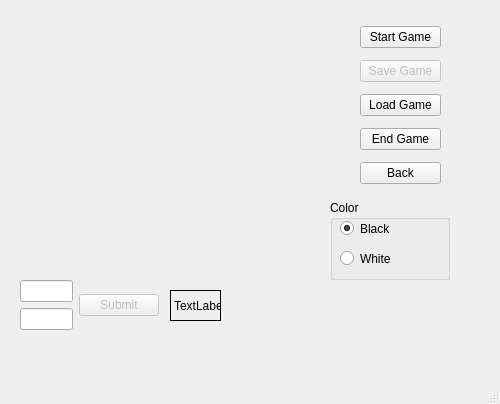
<?xml version="1.0" encoding="UTF-8"?>
<ui version="4.0">
 <class>Single_Player</class>
 <widget class="QMainWindow" name="Single_Player">
  <property name="geometry">
   <rect>
    <x>0</x>
    <y>0</y>
    <width>500</width>
    <height>404</height>
   </rect>
  </property>
  <property name="windowTitle">
   <string>MainWindow</string>
  </property>
  <property name="autoFillBackground">
   <bool>false</bool>
  </property>
  <widget class="QWidget" name="centralwidget">
   <widget class="QGroupBox" name="groupBox">
    <property name="geometry">
     <rect>
      <x>330</x>
      <y>200</y>
      <width>120</width>
      <height>80</height>
     </rect>
    </property>
    <property name="title">
     <string>Color</string>
    </property>
    <widget class="QRadioButton" name="radioButton">
     <property name="geometry">
      <rect>
       <x>10</x>
       <y>20</y>
       <width>82</width>
       <height>17</height>
      </rect>
     </property>
     <property name="text">
      <string>Black</string>
     </property>
     <property name="icon">
      <iconset>
       <normaloff>../build-Login-Desktop_Qt_5_1_0_MinGW_32bit-Debug/Black_Circle.png</normaloff>../build-Login-Desktop_Qt_5_1_0_MinGW_32bit-Debug/Black_Circle.png</iconset>
     </property>
     <property name="checked">
      <bool>true</bool>
     </property>
    </widget>
    <widget class="QRadioButton" name="radioButton_2">
     <property name="geometry">
      <rect>
       <x>10</x>
       <y>50</y>
       <width>82</width>
       <height>17</height>
      </rect>
     </property>
     <property name="text">
      <string>White</string>
     </property>
     <property name="icon">
      <iconset>
       <normaloff>../build-Login-Desktop_Qt_5_1_0_MinGW_32bit-Debug/white-circle.png</normaloff>../build-Login-Desktop_Qt_5_1_0_MinGW_32bit-Debug/white-circle.png</iconset>
     </property>
    </widget>
   </widget>
   <widget class="QLabel" name="label">
    <property name="geometry">
     <rect>
      <x>170</x>
      <y>290</y>
      <width>51</width>
      <height>31</height>
     </rect>
    </property>
    <property name="frameShape">
     <enum>QFrame::Panel</enum>
    </property>
    <property name="text">
     <string>TextLabel</string>
    </property>
   </widget>
   <widget class="QLabel" name="black_label">
    <property name="geometry">
     <rect>
      <x>250</x>
      <y>290</y>
      <width>41</width>
      <height>41</height>
     </rect>
    </property>
    <property name="text">
     <string/>
    </property>
    <property name="pixmap">
     <pixmap>../build-Login-Desktop_Qt_5_1_0_MinGW_32bit-Debug/Black_Circle.png</pixmap>
    </property>
    <property name="scaledContents">
     <bool>true</bool>
    </property>
   </widget>
   <widget class="QLabel" name="black_number">
    <property name="geometry">
     <rect>
      <x>260</x>
      <y>350</y>
      <width>46</width>
      <height>13</height>
     </rect>
    </property>
    <property name="text">
     <string/>
    </property>
   </widget>
   <widget class="QLabel" name="white_label">
    <property name="geometry">
     <rect>
      <x>310</x>
      <y>290</y>
      <width>41</width>
      <height>41</height>
     </rect>
    </property>
    <property name="text">
     <string/>
    </property>
    <property name="pixmap">
     <pixmap>../build-Login-Desktop_Qt_5_1_0_MinGW_32bit-Debug/download.png</pixmap>
    </property>
    <property name="scaledContents">
     <bool>true</bool>
    </property>
   </widget>
   <widget class="QLabel" name="white_number">
    <property name="geometry">
     <rect>
      <x>320</x>
      <y>350</y>
      <width>46</width>
      <height>13</height>
     </rect>
    </property>
    <property name="text">
     <string/>
    </property>
   </widget>
   <widget class="QWidget" name="layoutWidget">
    <property name="geometry">
     <rect>
      <x>360</x>
      <y>20</y>
      <width>81</width>
      <height>171</height>
     </rect>
    </property>
    <layout class="QVBoxLayout" name="verticalLayout">
     <item>
      <widget class="QPushButton" name="Start">
       <property name="text">
        <string>Start Game</string>
       </property>
      </widget>
     </item>
     <item>
      <widget class="QPushButton" name="Save">
       <property name="enabled">
        <bool>false</bool>
       </property>
       <property name="text">
        <string>Save Game</string>
       </property>
      </widget>
     </item>
     <item>
      <widget class="QPushButton" name="Load">
       <property name="text">
        <string>Load Game</string>
       </property>
      </widget>
     </item>
     <item>
      <widget class="QPushButton" name="End">
       <property name="text">
        <string>End Game</string>
       </property>
      </widget>
     </item>
     <item>
      <widget class="QPushButton" name="Back">
       <property name="text">
        <string>Back</string>
       </property>
      </widget>
     </item>
    </layout>
   </widget>
   <widget class="QWidget" name="layoutWidget">
    <property name="geometry">
     <rect>
      <x>20</x>
      <y>280</y>
      <width>139</width>
      <height>51</height>
     </rect>
    </property>
    <layout class="QGridLayout" name="gridLayout">
     <item row="0" column="0">
      <layout class="QVBoxLayout" name="verticalLayout_2">
       <item>
        <widget class="QLineEdit" name="x"/>
       </item>
       <item>
        <widget class="QLineEdit" name="y"/>
       </item>
      </layout>
     </item>
     <item row="0" column="1">
      <widget class="QPushButton" name="pushButton">
       <property name="enabled">
        <bool>false</bool>
       </property>
       <property name="text">
        <string>Submit</string>
       </property>
      </widget>
     </item>
    </layout>
   </widget>
  </widget>
  <widget class="QMenuBar" name="menubar">
   <property name="geometry">
    <rect>
     <x>0</x>
     <y>0</y>
     <width>500</width>
     <height>21</height>
    </rect>
   </property>
  </widget>
  <widget class="QStatusBar" name="statusbar"/>
 </widget>
 <resources/>
 <connections/>
</ui>
